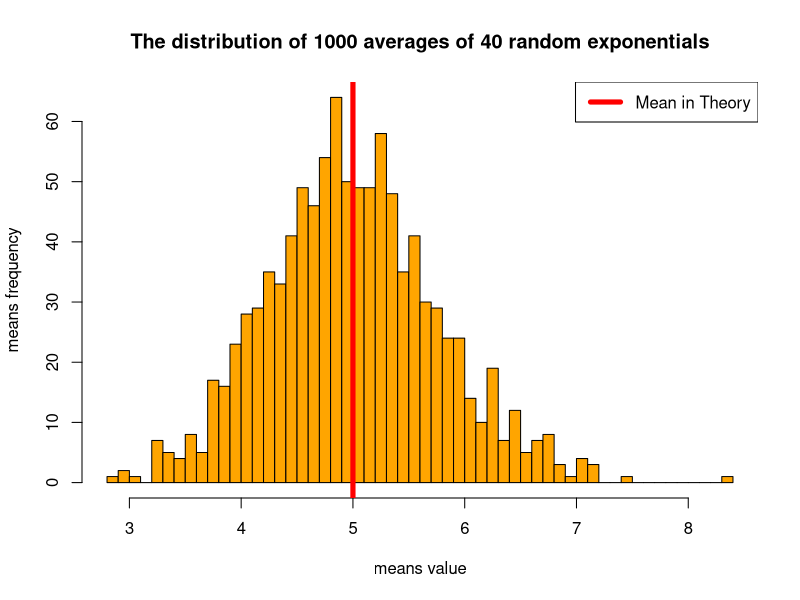
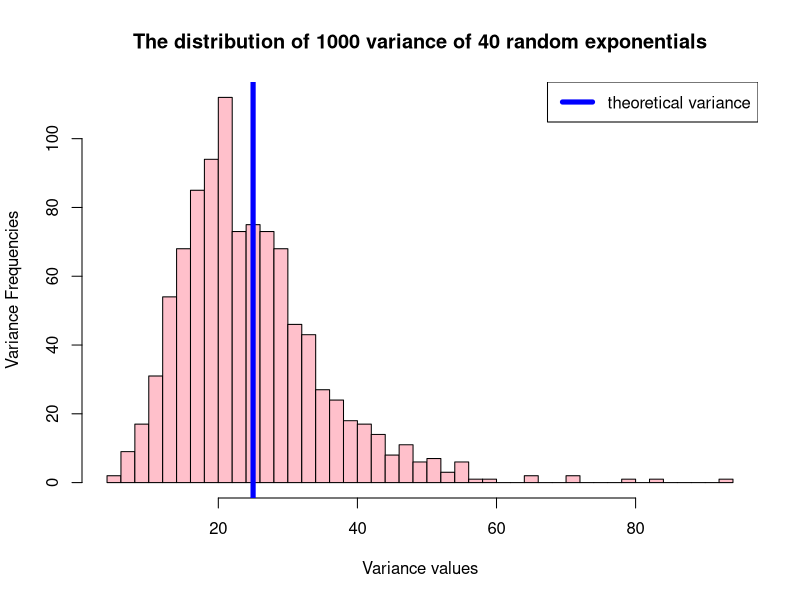
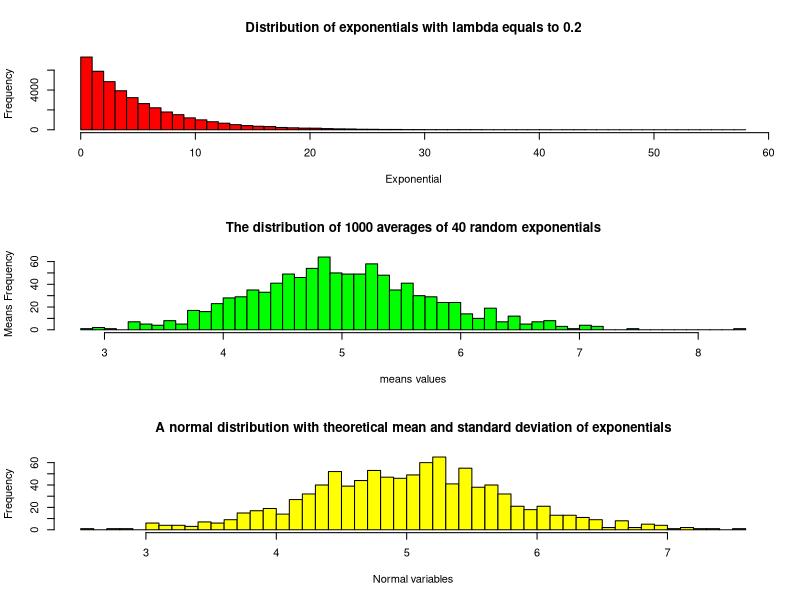

Source code (R) for these figures, in order:
## ---- chunk 1
knitr::opts_chunk$set(echo = TRUE) 
lambda <- 0.2 
dataSimulation <- matrix(rexp(1000*40, lambda), nrow = 1000, ncol = 40)
meanDist <- apply(dataSimulation, 1, mean)
hist(meanDist, breaks = 50, main = "The distribution of 1000 averages of 40 random exponentials", xlab = "means value", ylab = "means frequency", col = "orange")
abline(v = 1/lambda, lty = 1, lwd = 5, col = "red")
legend("topright", lty = 1, lwd = 5, col = "red", legend = "Mean in Theory") 

## ---- chunk 2
distVar <- apply(dataSimulation, 1, var)
hist(distVar, breaks = 50, main = "The distribution of 1000 variance of 40 random exponentials", xlab = "Variance values", ylab = "Variance Frequencies", col = "pink")
abline(v = (1/lambda)^2, lty = 1, lwd = 5, col = "blue")
legend("topright", lty = 1, lwd = 5, col = "blue", legend = "theoretical variance") 
## ---- chunk 3
par(mfrow = c(3, 1))
hist(dataSimulation, breaks = 50, main = "Distribution of exponentials with lambda equals to 0.2", xlab = "Exponential", col = "red")
hist(meanDist, breaks = 50, main = "The distribution of 1000 averages of 40 random exponentials", xlab = "means values", ylab = "Means Frequency", col = "green")
NormSim <- rnorm(1000, mean = mean(meanDist), sd = sd(meanDist))
hist(NormSim, breaks = 50, main = "A normal distribution with theoretical mean and standard deviation of exponentials", xlab = "Normal variables", col = "yellow") 

